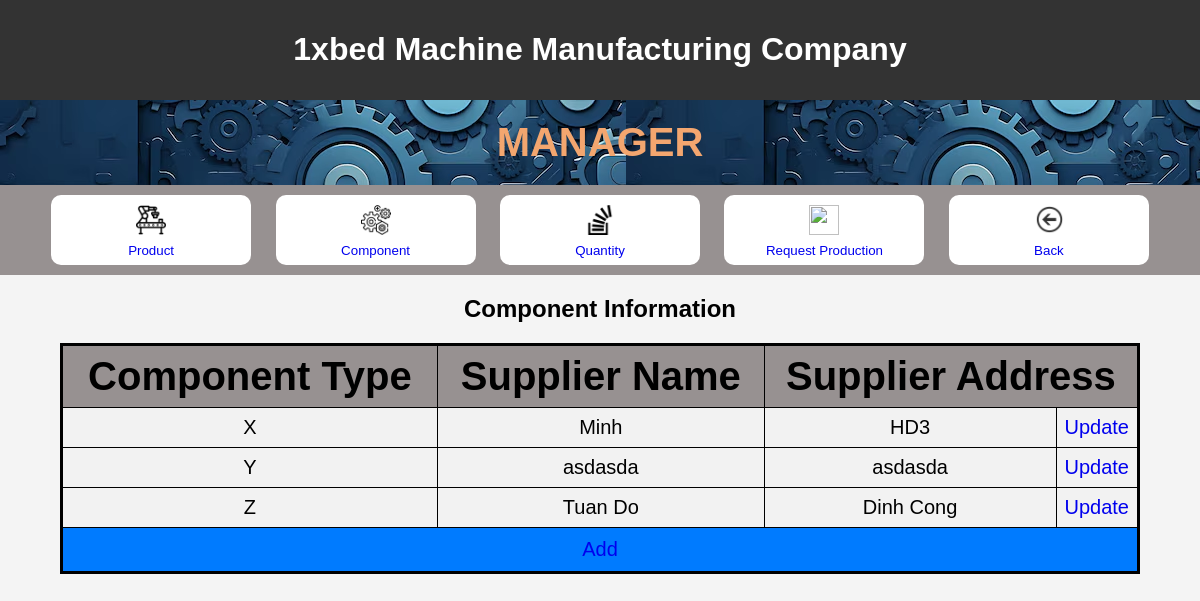
The page /manager/component on the database as committed earlier.
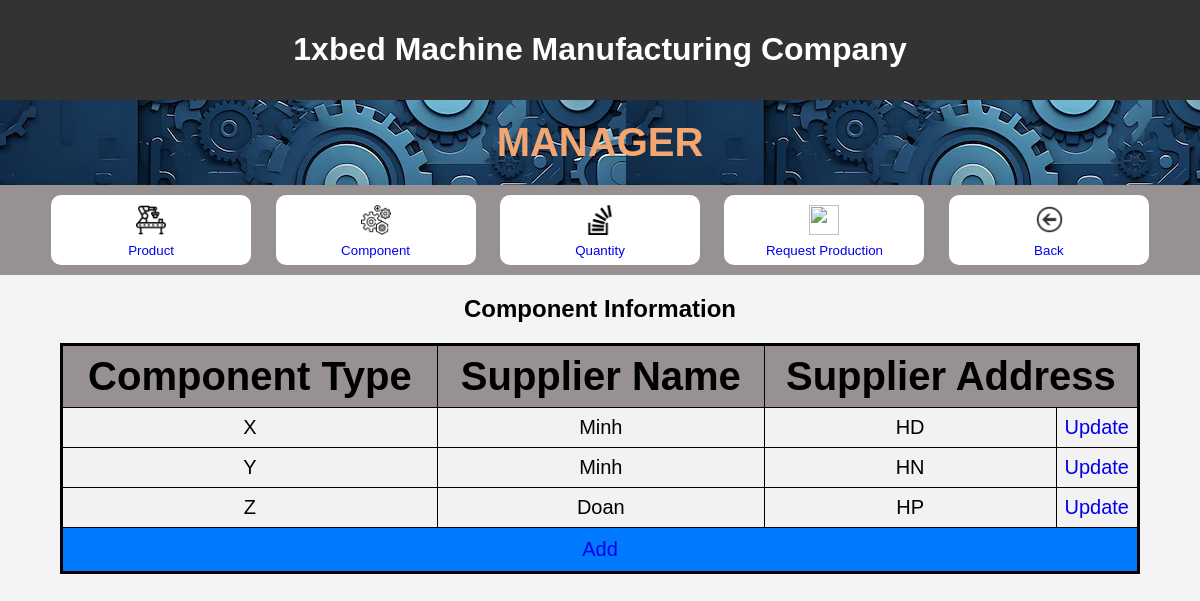
The same page on the database as committed later.
### myproject/models.py (models this page shows)
class Component(models.Model):
    component_type = models.CharField(max_length=100)
    supplier_name = models.CharField(max_length=100)
    supplier_address = models.CharField(max_length=100)

### myproject/views.py (the view)
# urls.py: path("manager/component", views.Component_.main, name="manager/component"),
    def main(request):
        list_component = Component.objects.all()
        context = {"list_component": list_component}
        return render(request, "myproject/component/main.html", context)

### myproject/templates/myproject/component/main.html (shortened to what this page needs)
<!DOCTYPE html>
<html lang="en">
<head>
    {% load static %}
    <link rel="stylesheet" href="{% static 'css/welcomepage.css' %}">
</head>
<body>
    <header>
        <h1>
            1xbed Machine Manufacturing Company
        </h1>
    </header>
    <div id = headerweb>
        <h1 id = welcome>
        MANAGER
        </h1>
    </div>
    <div id = link>
        <div>
    <button id = choice ><a
    href="product">
        <img id =icon src="{% static 'img/product.png' %}"
        width="50"
         >
        <br>
        Product
    </a></button>
    <button id = choice><a
        href="component">
            <img id =icon src="{% static 'img/component.png' %}"
             >
            <br>
            Component
    </a></button>
    <button id = choice><a
        href="quantity">
            <img id =icon src="{% static 'img/quantity.png' %}"
             >
            <br>
            Quantity
    </a></button>
    <button id = choice><a
        href="request_production">
            <img id =icon src="{% static 'img/checker.png' %}"
             >
            <br>
            Request Production
    </a></button>
    <button id = choice>
        <a
        href="{% url 'homepage' %}">
        <img id =icon src="{% static 'img/back.png' %}"
        width="50"
        >
        <br>
        Back
    </a> </button>
    </div>
</div>
<h2 > Component Information </h2>
<table border="1">
    <tr>
        <th>Component Type</th>
        <th>Supplier Name</th>
        <th colspan="2">Supplier Address</th>
    </tr>
{% for component in list_component %}
    <tr>
        <td>{{ component.component_type }}</td>
        <td>{{ component.supplier_name }}</td>
        <td>{{ component.supplier_address }}</td>
        <td width =5%><a href="component/{{ component.component_type }}/">{{"Update"}}</a></td>
    </tr>
{% endfor %}
<tr>
    <td id = add colspan="4">
        <a href="component/add" id="add" class="button">Add</a>
    </td>
</tr>
</table>
</body>
</html>

Rows that differ between the two databases and show on the page:
removed Component: component_type "X", supplier_name "Minh", supplier_address "HD3", value "Update"
removed Component: component_type "Y", supplier_name "asdasda", supplier_address "asdasda", value "Update"
removed Component: component_type "Z", supplier_name "Tuan Do", supplier_address "Dinh Cong", value "Update"
added Component: component_type "X", supplier_name "Minh", supplier_address "HD", value "Update"
added Component: component_type "Y", supplier_name "Minh", supplier_address "HN", value "Update"
added Component: component_type "Z", supplier_name "Doan", supplier_address "HP", value "Update"
